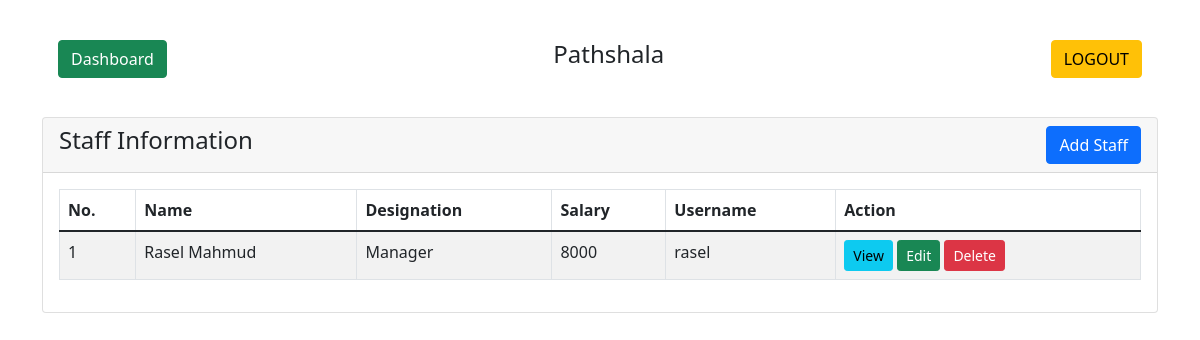
Screenshot of /staff.php (signed in) with the database file from the repository.
### tables this page shows
CREATE TABLE `staff` (
  `id` int(255) NOT NULL,
  `name` varchar(255) NOT NULL,
  `designation` varchar(255) NOT NULL,
  `user_name` varchar(255) NOT NULL,
  `salary` varchar(255) NOT NULL,
  `date_time` datetime NOT NULL DEFAULT current_timestamp()
);

### staff.php (the view, shortened to what this page needs)
<?php
  if (isset($_SESSION['user_id']) && isset($_SESSION['user_username'])) {
?>
<!doctype html>
<html lang="en">
  <head>
    <link href="https://cdn.jsdelivr.net/npm/bootstrap@5.1.3/dist/css/bootstrap.min.css" rel="stylesheet">
    <link rel="stylesheet" href="//cdn.jsdelivr.net/npm/alertifyjs@1.13.1/build/css/alertify.min.css"/>
</head>
<body>
<div class="container mt-4">
    <div class="row">
        <div class="col-md-12">
		<div class="card-body">
                    <h4 class="text-center">Pathshala
                        <a href="index.php" class="btn btn-success float-start mr">Dashboard</a>
						<a href="logout.php" class="btn btn-warning float-end">LOGOUT</a>
                    </h4>
                </div>
				<br />
            <div class="card">
                <div class="card-header">
                    <h4>Staff Information
                        <button type="button" class="btn btn-primary float-end" data-bs-toggle="modal" data-bs-target="#staffAddModal">
                            Add Staff
                        </button>
                    </h4>
                </div>
                <div class="card-body">
                    <table id="myTable" class="table table-bordered table-striped">
                        <thead>
                            <tr>
                                <th>No.</th>
                                <th>Name</th>
                                <th>Designation</th>
                                <th>Salary</th>
								<th>Username</th>
                                <th>Action</th>
                            </tr>
                        </thead>
                        <tbody>
                            <?php
                            require 'db/dbcon.php';
                            $query = "SELECT * FROM staff";
                            $query_run = mysqli_query($con, $query);
                            if(mysqli_num_rows($query_run) > 0)
                            {
                                $i = 1;
                                foreach($query_run as $staff)
                                {
                                    ?>
                                    <tr>
                                        <td><?= $i ?></td>
                                        <td><?= $staff['name'] ?></td>
                                        <td><?= $staff['designation'] ?></td>
                                        <td><?= $staff['salary'] ?></td>
										<td><?= $staff['user_name'] ?></td>
                                        <td>
                                            <button type="button" value="<?=$staff['id'];?>" class="viewStaffBtn btn btn-info btn-sm">View</button>
                                            <button type="button" value="<?=$staff['id'];?>" class="editStaffBtn btn btn-success btn-sm">Edit</button>
                                            <button type="button" value="<?=$staff['id'];?>" class="deleteStsffBtn btn btn-danger btn-sm">Delete</button>
                                        </td>
                                    </tr>
                                    <?php
                                    $i++;
                                }
                            }
                            ?>
                        </tbody>
                    </table>
                </div>
            </div>
        </div>
    </div>
</div>
</body>
</html>
<?php
}else {
   header("Location: login.php");
}
 ?>

### rows the page displays
staff: name "Rasel Mahmud", designation "Manager", salary "8000", user_name "rasel"
